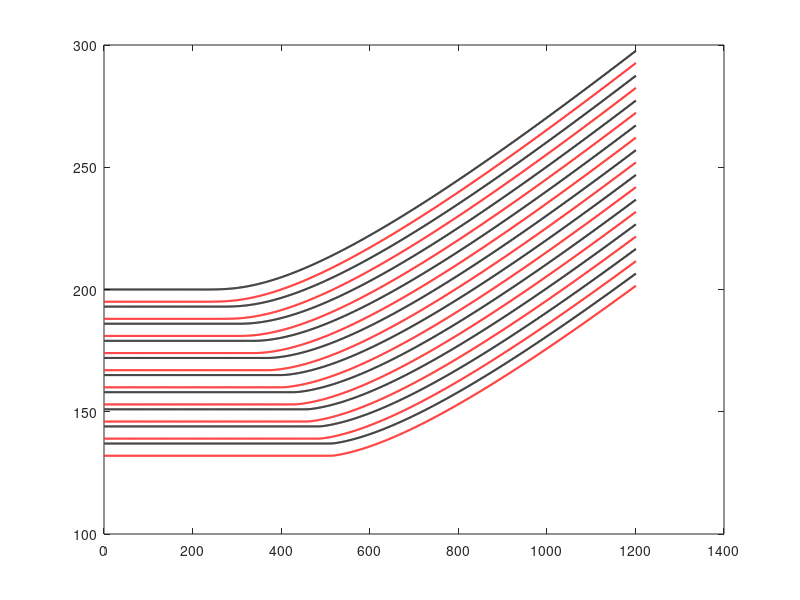
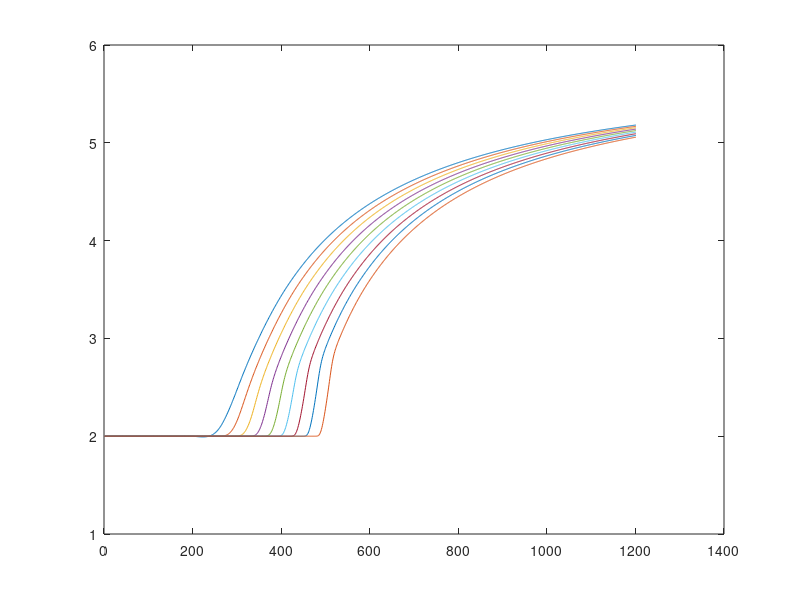

Reproduce these figures in MATLAB, in order. (Note: this script raises an error after producing the figures.)
clc, clearvars, close all

%parameters
c = 17; %about 61kmph
car_length = 5;
safety_dist = 2;
num_cars = 10;
step = 0.1;
onesec = 1/step; 
stoplight = 12; %12 = 120secs
final = stoplight*onesec;
Tspan = 0:step:final;
reaction_lag = 2*onesec;
leader_start = 200;
aggro_speedlim = 9;
dist_to_cross = 10;
reactivity = 2; %how reactive are they to distance

%initial positions
positions = zeros(num_cars, length(Tspan));
positions(1:num_cars,1) = leader_start;
velocities = zeros(num_cars, length(Tspan));

% Set initial positionss
for i = 1:num_cars-1
    positions(i+1,:) = positions(i+1,1) - i*car_length - i*safety_dist;
end

%first car
expfact = 20;
velocity_1stcar = @(t,y) (c*(exp(-expfact/((t*onesec)-reaction_lag))))*(exp(-expfact/((t*onesec)-reaction_lag)) > 0)*((t*onesec) > reaction_lag);

%timepass
%velocity_1stcar = @(t,y) t;

%dx/dt or velocity
velocity  = @(x1,x2) (c/2)*((x2-x1-car_length-safety_dist)^reactivity) ; %x2 leader, x1 follower
velocity  = @(x1, x2) min(c+aggro_speedlim, velocity(x1, x2));

% timepass
% velocity  = @(x1,x2) (c/2)*(cos(x2/x1)); %x2 leader, x1 follower
% velocity  = @(x1, x2) min(c+aggro_speedlim, velocity(x1, x2));

%CONSENSUS
% velocity  = @(x1,x2) (c/2)*real(log(((x2-x1-car_length-safety_dist)))); %x2 leader, x1 follower
% velocity  = @(x1, x2) max(0, velocity(x1, x2));
% velocity  = @(x1, x2) min(c+aggro_speedlim, velocity(x1, x2));


[T,Y] = ode45(velocity_1stcar, Tspan/onesec, positions(1,1)); %velocity of 1st car = c*exp(-expfact/(t-reaction_lag))

%updating car 1 velocities
for i = 2:length(Tspan)
    t = Tspan(i)/onesec;
    velocities(1,i) = velocity_1stcar(t);
    %positions(1,i) = positions(1,i-1) + velocities(1,i)*step;   ummm???
end
positions(1,:) = transpose(Y);

% other cars
crash_occurred = false;
 for i = 2:num_cars
     for j = 2:length(Tspan)
         velocities(i,j) = velocity(positions(i,j-1),positions(i-1,((j-1-reaction_lag)*(j-1-reaction_lag>0) + 1*(j-1-reaction_lag<=0))));
         positions(i,j) = positions(i,j-1) + (velocities(i,j)*step);
         
         %check if crash
         if positions(i,j) >= positions(i-1, j) + car_length 
            fprintf('CRASH between %d and %d\n', i, i-1);
            crash_occurred = true;
            crash_by = i;
            crash_at = j;
            break;
         end
     end
     if crash_occurred
         break;
     end
 end

 if crash_occurred
    for i = crash_by:num_cars
        for j = crash_at:length(Tspan)
            positions(i,j) = positions(i,j-1);
        end
    end
 end

%CHATGPT plotting thank u chatgpt i love ai and machines i have always been
%a robots supporter pls dont kill me during your uprising <3 :p

plot(transpose(positions), 'LineWidth', 1.5, 'Color', 'black')
hold on; plot(transpose(positions) - car_length, 'LineWidth', 1.5, 'Color', 'red')
hold off;

%distances
distances = zeros(num_cars-1, length(Tspan));
for i = 1:num_cars-1
    for j = 1:length(Tspan)
        distances(i,j) = positions(i,j) - positions(i+1,j) - car_length;
    end
end    

figure;
plot(transpose(distances))
hold on;
yline(safety_dist, 'Color', 'r', 'LineWidth', 1.5)
yline(0, 'Color', 'b', 'LineWidth', 1.5)

figure;
plot(transpose(velocities))

passpercent = transpose(positions(1:num_cars,length(Tspan)));
passpercent = 1*((passpercent - leader_start) > dist_to_cross);
sum(passpercent) / length(passpercent) * 100
sum(passpercent)